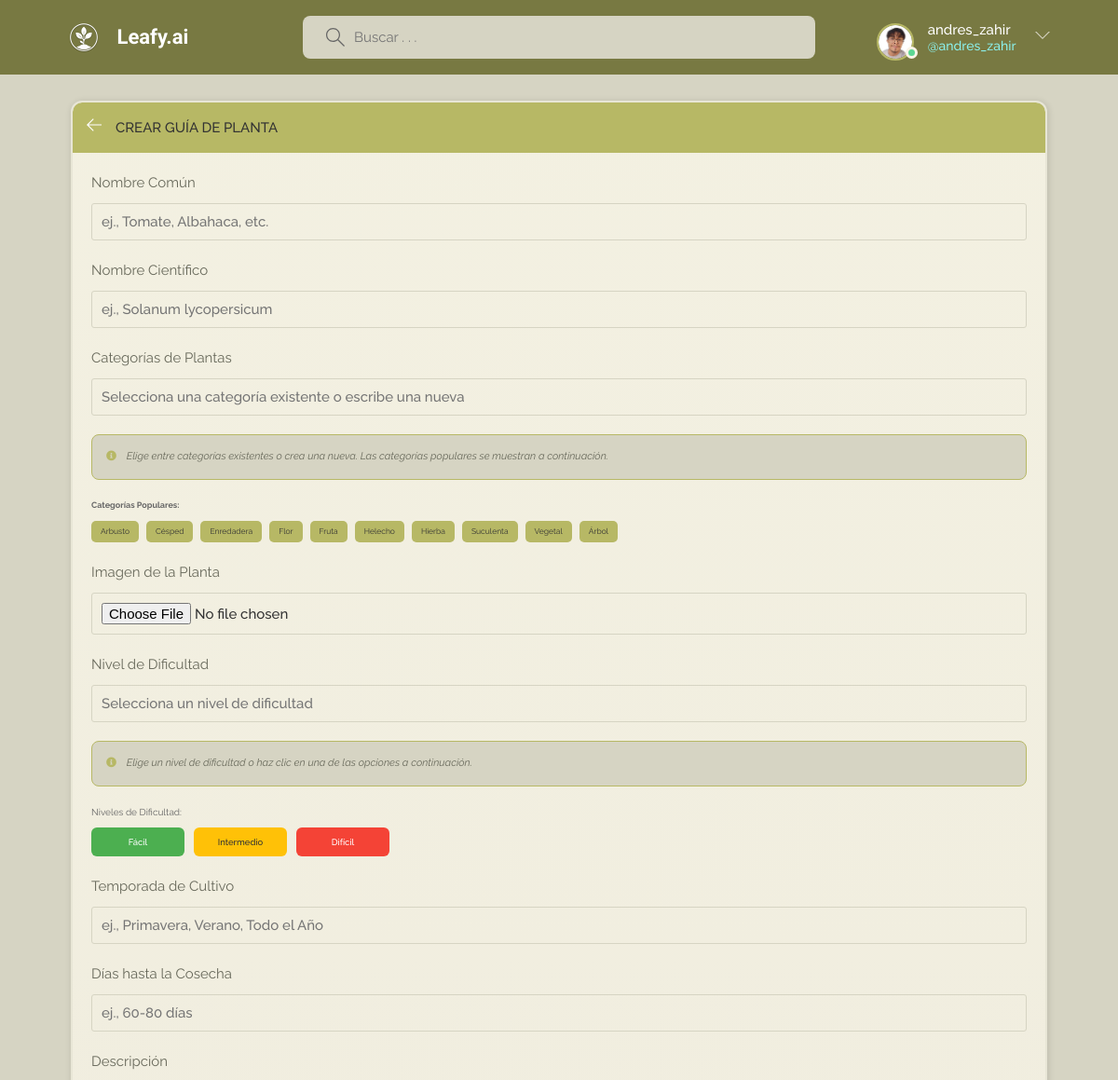
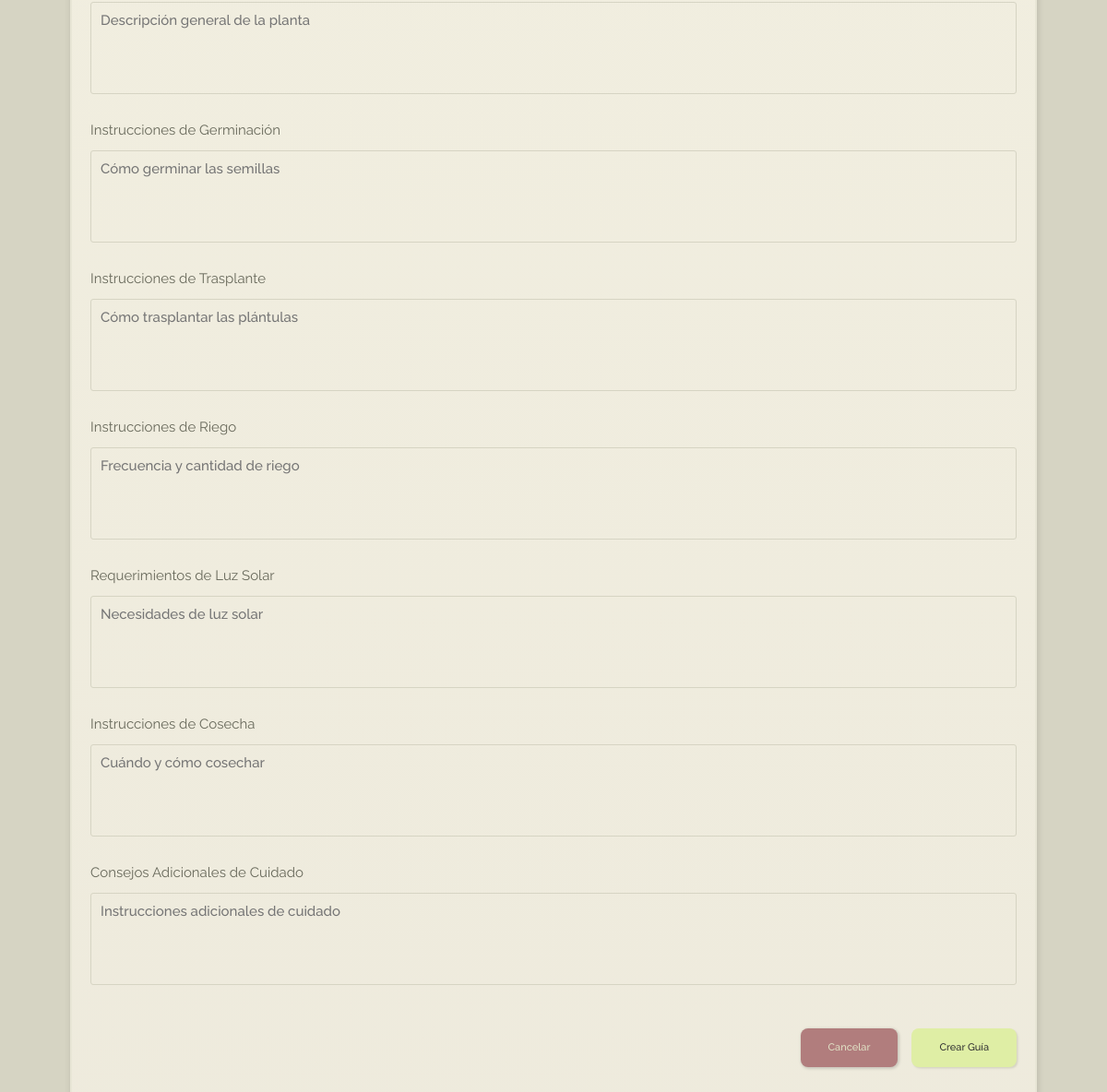
Page /create-guide/ (signed in) on the committed database (2 pictures, top to bottom).
### base/models.py (models this page shows, shortened)
class User(AbstractUser):
    name = models.CharField(max_length=200, null=True)
    email = models.EmailField(unique=True, null=True)
    bio = models.TextField(null=True)
    avatar = models.ImageField(null=True, default="blue.jpg")
    USERNAME_FIELD = 'email'
    REQUIRED_FIELDS = []

class PlantCategory(models.Model):
    name = models.CharField(max_length=50, unique=True)
    class Meta:
        verbose_name_plural = 'Plant Categories'

### base/views.py (the view, shortened to what this page needs)
# urls.py: path('create-guide/', views.createGuide, name='create-guide'),
@login_required(login_url='login')
def createGuide(request):
    categories = PlantCategory.objects.all().order_by('name')
    context = {'categories': categories}
    return render(request, 'base/guide_form.html', context)

### base/templates/base/guide_form.html (shortened to what this page needs)
{%  extends 'main.html' %}
{% load static %}
{% block content %}
<link rel="stylesheet" type="text/css" href="{% static 'styles/technique_form.css' %}">
<main class="create-guide layout">
  <div class="container">
    <div class="layout__box">
      <div class="layout__boxHeader">
        <div class="layout__boxTitle">
          <a href="{{request.META.HTTP_REFERER}}">
            <svg version="1.1" xmlns="http://www.w3.org/2000/svg" width="32" height="32" viewBox="0 0 32 32" style="fill: white;">
              <title>flecha-izquierda</title>
              <path
                d="M13.723 2.286l-13.723 13.714 13.719 13.714 1.616-1.611-10.96-10.96h27.625v-2.286h-27.625l10.965-10.965-1.616-1.607z"
              ></path>
            </svg>
          </a>
          <h3>{% if guide %}Editar Guía de Planta{% else %}Crear Guía de Planta{% endif %}</h3>
        </div>
      </div>
      <div class="layout__body">
        <form class="form" action="" method="POST" enctype="multipart/form-data">
          <div class="form__group">
            <label for="common_name">Nombre Común</label>
            <input required type="text" value="{{guide.common_name}}" name="common_name" id="common_name" placeholder="ej., Tomate, Albahaca, etc." />
          </div>
          <div class="form__group">
            <label for="scientific_name">Nombre Científico</label>
            <input required type="text" value="{{guide.scientific_name}}" name="scientific_name" id="scientific_name" placeholder="ej., Solanum lycopersicum" />
          </div>
          <div class="form__group">
            <label for="plant_category">Categorías de Plantas</label>
            <input required type="text" name="category" list="category-list" id="plant_category" placeholder="Selecciona una categoría existente o escribe una nueva" autocomplete="off">
            <p class="form__info">
              <i class="fa fa-info-circle"></i> Elige entre categorías existentes o crea una nueva. Las categorías populares se muestran a continuación.
            </p>
            <div class="categories-preview">
              <h4>Categorías Populares:</h4>
              <div class="categories-tags">
                {% for category in categories|slice:'0:10' %}
                <div class="category-tag" onclick="selectCategory('{{category.name}}')" >{{category.name}}</div>
                {% endfor %}
              </div>
            </div>
          </div>
          <div class="form__group">
            <label for="guide_picture">Imagen de la Planta</label>
            <input type="file" name="guide_picture" id="guide_picture" accept="image/*" {% if not guide %}required{% endif %} />
          </div>
          <div class="form__group">
            <label for="difficulty">Nivel de Dificultad</label>
            <input type="text" name="difficulty" id="difficulty" list="difficulty-list" placeholder="Selecciona un nivel de dificultad" value="{% if guide %}{{ guide.difficulty }}{% endif %}" required autocomplete="off">
            <p class="form__info">
              <i class="fa fa-info-circle"></i> Elige un nivel de dificultad o haz clic en una de las opciones a continuación.
            </p>
            <div class="difficulty-preview">
              <h4>Niveles de Dificultad:</h4>
              <div class="difficulty-tags">
                <div class="difficulty-tag easy" onclick="selectDifficulty('Easy')">Fácil</div>
                <div class="difficulty-tag medium" onclick="selectDifficulty('Medium')">Intermedio</div>
                <div class="difficulty-tag hard" onclick="selectDifficulty('Hard')">Difícil</div>
              </div>
            </div>
          </div>
          <div class="form__group">
            <label for="growing_season">Temporada de Cultivo</label>
            <input required type="text" value="{{guide.growing_season}}" name="growing_season" id="growing_season" placeholder="ej., Primavera, Verano, Todo el Año" />
          </div>
          <div class="form__group">
            <label for="days_to_harvest">Días hasta la Cosecha</label>
            <input required type="text" value="{{guide.days_to_harvest}}" name="days_to_harvest" id="days_to_harvest" placeholder="ej., 60-80 días" />
          </div>
          <div class="form__group">
            <label for="description">Descripción</label>
            <textarea name="description" id="description" placeholder="Descripción general de la planta">{{guide.description}}</textarea>
          </div>
          <div class="form__group">
            <label for="germination">Instrucciones de Germinación</label>
            <textarea name="germination" id="germination" placeholder="Cómo germinar las semillas">{{guide.germination}}</textarea>
          </div>
          <div class="form__group">
            <label for="transplanting">Instrucciones de Trasplante</label>
            <textarea name="transplanting" id="transplanting" placeholder="Cómo trasplantar las plántulas">{{guide.transplanting}}</textarea>
          </div>
          <div class="form__group">
            <label for="watering">Instrucciones de Riego</label>
            <textarea name="watering" id="watering" placeholder="Frecuencia y cantidad de riego">{{guide.watering}}</textarea>
          </div>
          <div class="form__group">
            <label for="sunlight">Requerimientos de Luz Solar</label>
            <textarea name="sunlight" id="sunlight" placeholder="Necesidades de luz solar">{{guide.sunlight}}</textarea>
          </div>
          <div class="form__group">
            <label for="harvest">Instrucciones de Cosecha</label>
            <textarea name="harvest" id="harvest" placeholder="Cuándo y cómo cosechar">{{guide.harvest}}</textarea>
          </div>
          <div class="form__group">
            <label for="extra_care">Consejos Adicionales de Cuidado</label>
            <textarea name="extra_care" id="extra_care" placeholder="Instrucciones adicionales de cuidado">{{guide.extra_care}}</textarea>
          </div>
          <div class="form__action">
            <a class="btn btn--dark" href="{% url 'guides' %}">Cancelar</a>
            <button class="btn btn--main" type="submit">{% if guide %}Actualizar{% else %}Crear{% endif %} Guía</button>
          </div>
        </form>
      </div>
    </div>
  </div>
</main>
{% endblock content %}

### templates/navbar.html (shortened to what this page needs)
{% load static %}
<header class="header header--loggedIn">
    <div class="container">
      <a href="{% url 'home' %}" class="header__logo">
        <img src="{% static 'images/logoleafy.png' %}" alt="Logo de Leafy" />
        <h1 class="shadoww navbar__brand" style="color: white; font-family: 'Alexandria', sans-serif; font-weight: 600; font-size: 2.2rem;">Leafy.ai</h1>
      </a>
      <form class="header__search" method="GET" action= "{% url 'home' %}">
        <label>
          <input type="text" name="q" placeholder="Buscar . . .">
        </label>
      </form>
      <nav class="header__menu">
        {% if request.user.is_authenticated %}
        <div class="header__user">
          <a href="{% url 'user-profile' user.id%}">
            <div class="avatar avatar--medium active">
              <img src="{{request.user.avatar.url}}" />
            </div>
            <p style="color: white;">{{request.user.username}}<span style="color: rgb(139, 240, 235);">@{{request.user.username}}</span></p>
          </a>
          <button class="dropdown-button">
            <svg version="1.1" xmlns="http://www.w3.org/2000/svg" width="32" height="32" viewBox="0 0 32 32">
              <title>flecha-abajo</title>
              <path d="M16 21l-13-13h-3l16 16 16-16h-3l-13 13z"></path>
            </svg>
          </button>
        </div>
        {% else %}
        <a href="{% url 'login' %}" style="display: flex; align-items: center;">
          <img src="{% static 'images/icons/usuario.png' %}" style="width: 48px; height: 48px;" />
          <p style="margin-left: 8px; color: white;">Iniciar Sesión</p>
        </a>
        {% endif %}
      </nav>
    </div>
  </header>

### static/styles/guides.css (style rules this page uses)
.create-guide.layout { margin-top: 3rem; margin-bottom: 3rem; padding: 0 2rem; }
.create-guide.layout .layout__box { width: 100%; max-width: 1100px; margin: 0 auto; position: relative; top: auto; left: auto; transform: none; min-height: 0; }
.create-guide.layout .layout__body { margin: 2rem; padding-bottom: 2rem; }
.form__action { display: flex; justify-content: flex-end; gap: 15px; padding: 20px 0; }
.form__action .btn { font-size: 1.1rem; padding: 12px 30px; border-radius: 8px; }
.form__action .btn--dark { background-color: rgb(177, 125, 125); }
.form__action .btn--main { background-color: rgb(223, 238, 165); }
.categories-preview { margin-top: 15px; }
.categories-preview h4 { font-size: 0.9rem; color: var(--color-gray); margin-bottom: 10px; }
.categories-tags { display: flex; flex-wrap: wrap; gap: 8px; }
.category-tag { background-color: var(--color-main); color: var(--color-light); padding: 5px 10px; border-radius: 5px; font-size: 0.85rem; cursor: pointer; transition: all 0.3s ease; }

### static/styles/technique-tags.css (style rules this page uses)
.techniques-preview, .difficulty-preview { margin-top: 15px; }
.techniques-preview h4, .difficulty-preview h4 { font-size: 0.9rem; color: var(--color-gray); margin-bottom: 10px; }
.techniques-tags, .difficulty-tags { display: flex; flex-wrap: wrap; gap: 8px; }
.technique-tag, .difficulty-tag { background-color: var(--color-primary); color: var(--color-light); padding: 5px 10px; border-radius: 5px; font-size: 0.85rem; cursor: pointer; transition: all 0.3s ease; }
.form__info { display: block; font-size: 0.8rem; color: var(--color-gray); margin-top: 5px; }

### static/styles/technique_form.css (style rules this page uses)
.difficulty-preview { margin-top: 10px; }
.difficulty-preview h4 { font-size: 1rem; font-weight: normal; margin-bottom: 5px; }
.difficulty-tags { display: flex; flex-wrap: wrap; gap: 10px; margin-top: 8px; }
.difficulty-tag { padding: 8px 15px; border-radius: 6px; font-size: 0.95rem; font-weight: 500; cursor: pointer; transition: all 0.3s ease; min-width: 100px; text-align: center; }
.difficulty-tag.easy, .difficulty-tag.Easy { background-color: #4CAF50; color: white; }
.difficulty-tag.medium, .difficulty-tag.Medium { background-color: #FFC107; color: #333; }
.difficulty-tag.hard, .difficulty-tag.Hard { background-color: #F44336; color: white; }
.form__info { background-color: var(--color-bg); border: 1px solid var(--color-main); border-radius: 8px; padding: 15px; margin: 20px 0; font-size: 1.1rem; line-height: 1.5; color: var(--color-text); }
.form__info i { color: var(--color-main); margin-right: 8px; }

### static/styles/base.css (style rules this page uses)
:root { --color-main: #b7b865; --color-main-light: #e0e1c5; --color-main-dark: #787942; --color-bone: #f1ede4; --color-bone-dark: #e8e3d9; --color-bone-light: #f9f8f5; --color-green-light: #c8eac8; --color-dark: #faf4e8; --color-dark-medium: #e8e6d6; --color-dark-light: #d6d4c3; --color-light: #333333; --color-gray: #666666; --color-light-gray: #68695b; --color-bg: #d6d4c3; --color-success: #5dd693; --color-error: #fc4b0b; --gradient-body-bg: linear-gradient(0deg, var(--color-dark) 0%, var(--color-dark-medium) 21%, var(--color-dark-light) 38%, var(--color-dark) 48%, var(--color-dark-medium) 66%, var(--color-dark-light) 82%, var(--color-dark) 91%, var(--color-dark-medium) 100%); --gradient-room-topic-bg: var(--color-main); --color-dropdown-bg: #a5a660; --color-border-techniques: rgba(182,183,107,1); --color-border-techniques-faint: rgba(182,183,107,0.15); --color-border-techniques-light: rgba(182,183,107,0.3); --color-box-shadow-dark: rgba(234, 232, 250, 0.2); --color-focus-ring: rgba(182, 183, 107, 0.2); --gradient-btn-shadow-hover: linear-gradient(to right, #c7c87e, #d5d68f); --border-radius: 0.7rem; --links: rgba(100, 187, 183, 1); }
* { font-family: 'Raleway', sans-serif; margin: 0; padding: 0; box-sizing: border-box; text-rendering: optimizeLegibility; font-size: inherit; }
html { font-size: 56.25%; }
@media only screen and (min-width: 1200px) { html { font-size: 62.5%; } }
body { line-height: 1.6; font-weight: 400; font-size: 1.5rem; color: var(--color-light-gray); gap: 3rem; background: var(--color-bg); min-height: 100vh; }
img { width: 100%; }
a { display: inline-block; color: var(--color-main); text-decoration: none; }
.container { max-width: 120rem; width: 90%; margin: auto; }

### rows in the picture
User: user.avatar (picture), user.username "andres_zahir"
PlantCategory: name "Arbusto"
PlantCategory: name "Césped"
PlantCategory: name "Enredadera"
PlantCategory: name "Flor"
PlantCategory: name "Fruta"
PlantCategory: name "Helecho"
PlantCategory: name "Hierba"
PlantCategory: name "Suculenta"
PlantCategory: name "Vegetal"
PlantCategory: name "Árbol"
